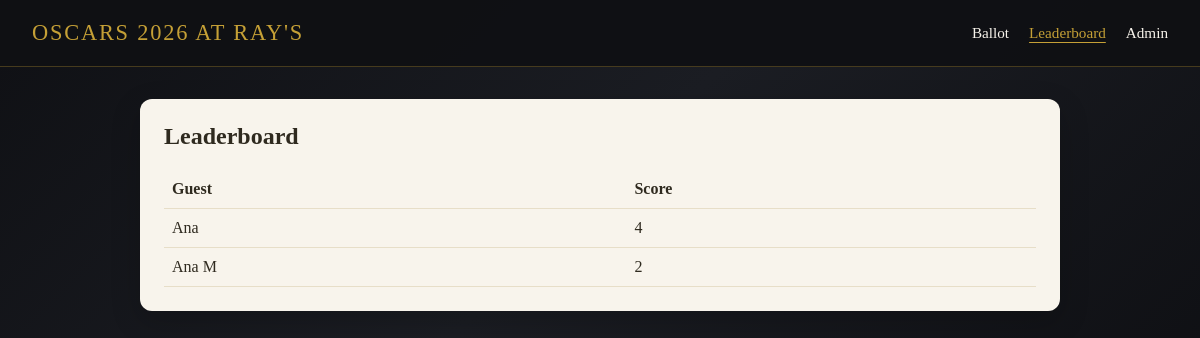
The page /leaderboard on the database as committed earlier.
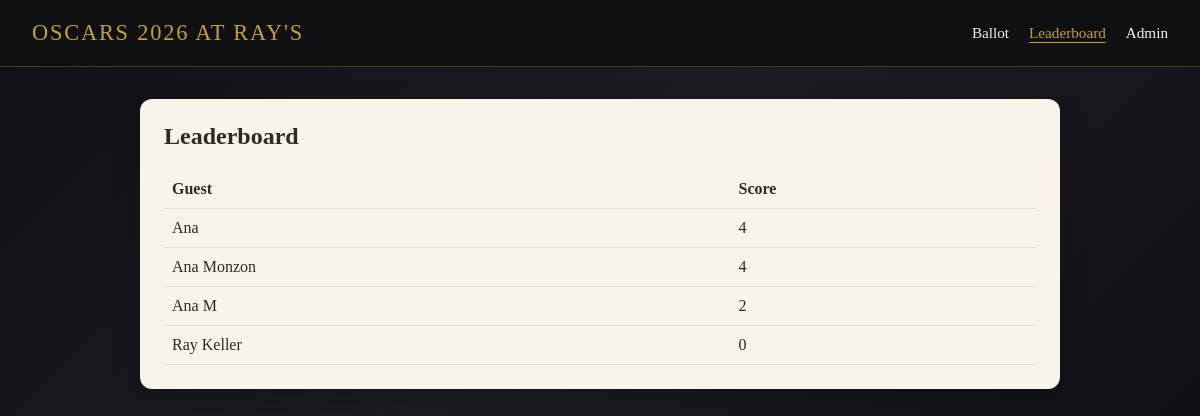
The same page on the database as committed later.
### tables this page shows
CREATE TABLE guests (
                id INTEGER PRIMARY KEY AUTOINCREMENT,
                name TEXT NOT NULL UNIQUE,
                created_at TEXT NOT NULL
            );

### app/main.py (the view)
@app.get("/leaderboard", response_class=HTMLResponse)
async def leaderboard(request: Request) -> HTMLResponse:
    return templates.TemplateResponse(
        "leaderboard.html",
        {"request": request, "leaders": _leaderboard()},
    )

### app/templates/leaderboard.html
{% extends "base.html" %}
{% block nav_leaderboard_active %}is-active{% endblock %}
{% block content %}
  <section class="card">
    <h1>Leaderboard</h1>
    {% if leaders %}
      <table class="leaderboard">
        <thead>
          <tr>
            <th>Guest</th>
            <th>Score</th>
          </tr>
        </thead>
        <tbody>
          {% for row in leaders %}
            <tr>
              <td>{{ row.guest_name }}</td>
              <td>{{ row.score }}</td>
            </tr>
          {% endfor %}
        </tbody>
      </table>
    {% else %}
      <p>No ballots yet. Check back after submissions.</p>
    {% endif %}
  </section>
{% endblock %}

### app/templates/base.html (shortened to what this page needs)
<!DOCTYPE html>
<html lang="en">
<head>
  <link rel="stylesheet" href="/static/styles.css">
</head>
<body>
  <header class="site-header">
    <div class="brand">Oscars 2026 at Ray's</div>
    <nav class="nav-links">
      <a href="/" class="nav-link {% block nav_ballot_active %}{% endblock %}">Ballot</a>
      <a href="/leaderboard" class="nav-link {% block nav_leaderboard_active %}{% endblock %}">Leaderboard</a>
      <a href="/admin" class="nav-link {% block nav_admin_active %}{% endblock %}">Admin</a>
    </nav>
  </header>
  <main class="content">
    {% block content %}{% endblock %}
  </main>
</body>
</html>

### app/static/styles.css (style rules this page uses)
:root { --gold: #c5a036; --night: #0f1014; --paper: #f8f4ec; --accent: #2f2a1f; --muted: #6e6657; --sticky-offset: 86px; }
* { box-sizing: border-box; }
body { margin: 0; font-family: "Georgia", "Times New Roman", serif; background: linear-gradient(135deg, #0f1014 0%, #1b1d23 50%, #0f1014 100%); color: var(--paper); }
.site-header { position: sticky; top: 0; z-index: 40; display: flex; align-items: center; justify-content: space-between; padding: 20px 32px; background: rgba(15, 16, 20, 0.95); border-bottom: 1px solid rgba(197, 160, 54, 0.3); }
.brand { font-size: 1.4rem; letter-spacing: 0.08em; text-transform: uppercase; color: var(--gold); }
.nav-link { color: var(--paper); margin-left: 16px; text-decoration: none; font-size: 0.95rem; font-weight: 500; }
.nav-link:hover, .nav-link.is-active { color: var(--gold); }
.nav-link.is-active { text-decoration: underline; text-underline-offset: 4px; }
.content { max-width: 960px; margin: 32px auto 64px; padding: 0 20px; }
.card { background: var(--paper); color: var(--accent); padding: 24px; border-radius: 12px; margin-bottom: 20px; box-shadow: 0 10px 30px rgba(0, 0, 0, 0.2); }
h1, h2 { margin-top: 0; font-weight: 600; }
.leaderboard { width: 100%; border-collapse: collapse; }
.leaderboard th, .leaderboard td { text-align: left; padding: 10px 8px; border-bottom: 1px solid #e7dec8; }

Rows that differ between the two databases and show on the page:
added guests: guest_name "Ana Monzon", score "4"
added guests: guest_name "Ray Keller", score "0"
